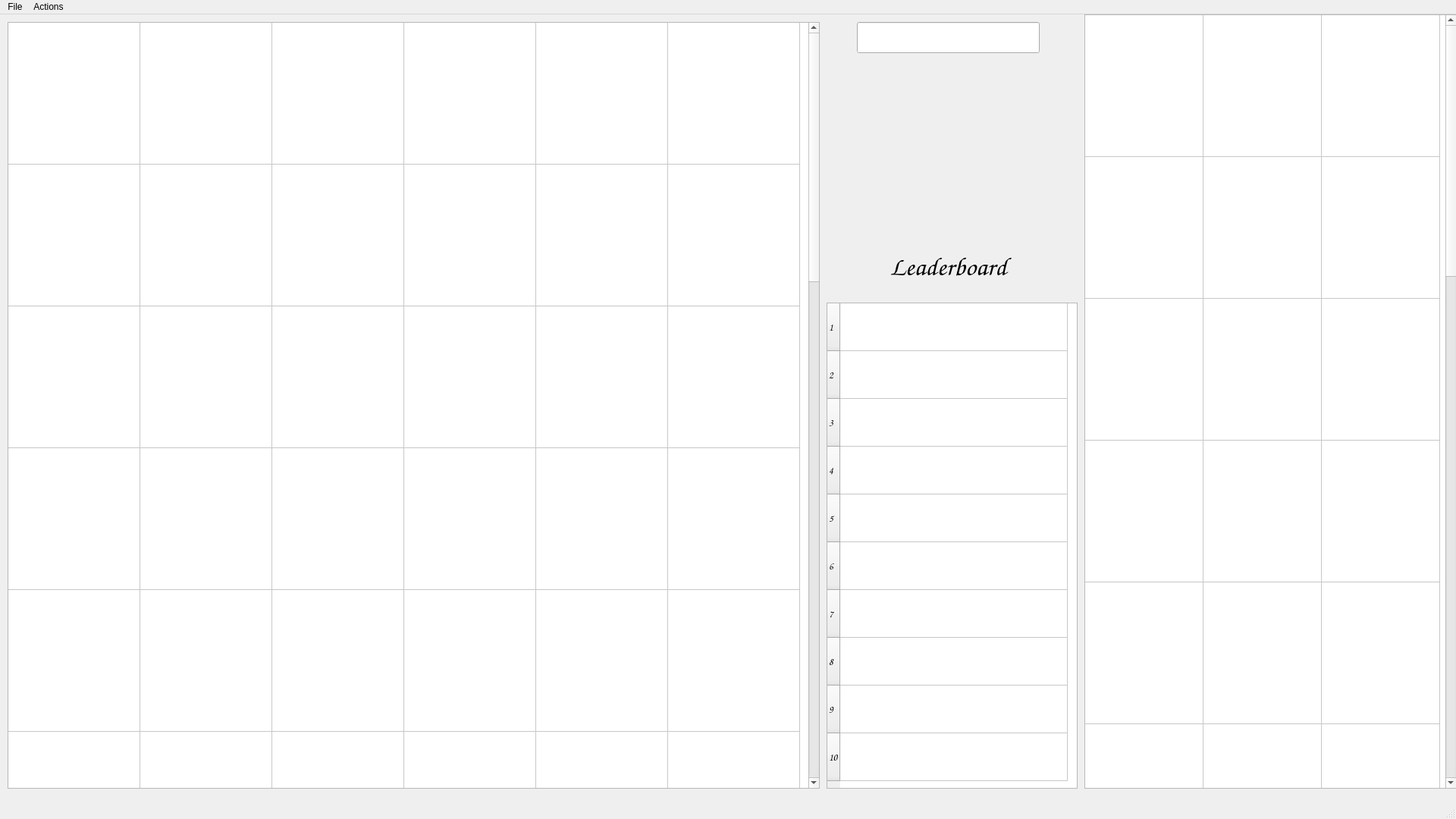
<?xml version="1.0" encoding="UTF-8"?>
<ui version="4.0">
 <class>mainWindow</class>
 <widget class="QMainWindow" name="mainWindow">
  <property name="geometry">
   <rect>
    <x>0</x>
    <y>0</y>
    <width>1920</width>
    <height>1080</height>
   </rect>
  </property>
  <property name="windowTitle">
   <string>MainWindow</string>
  </property>
  <property name="windowIcon">
   <iconset>
    <normaloff>G:/Private/Pictures/Pearadox Logo.PNG</normaloff>G:/Private/Pictures/Pearadox Logo.PNG</iconset>
  </property>
  <widget class="QWidget" name="centralwidget">
   <widget class="QTableWidget" name="studentTable">
    <property name="geometry">
     <rect>
      <x>10</x>
      <y>10</y>
      <width>1071</width>
      <height>1011</height>
     </rect>
    </property>
    <property name="focusPolicy">
     <enum>Qt::NoFocus</enum>
    </property>
    <property name="rowCount">
     <number>15</number>
    </property>
    <property name="columnCount">
     <number>6</number>
    </property>
    <attribute name="horizontalHeaderVisible">
     <bool>false</bool>
    </attribute>
    <attribute name="horizontalHeaderDefaultSectionSize">
     <number>174</number>
    </attribute>
    <attribute name="horizontalHeaderHighlightSections">
     <bool>false</bool>
    </attribute>
    <attribute name="horizontalHeaderMinimumSectionSize">
     <number>39</number>
    </attribute>
    <attribute name="verticalHeaderVisible">
     <bool>false</bool>
    </attribute>
    <attribute name="verticalHeaderDefaultSectionSize">
     <number>187</number>
    </attribute>
    <attribute name="verticalHeaderHighlightSections">
     <bool>false</bool>
    </attribute>
    <row/>
    <row/>
    <row/>
    <row/>
    <row/>
    <row/>
    <row/>
    <row/>
    <row/>
    <row/>
    <row/>
    <row/>
    <row/>
    <row/>
    <row/>
    <column/>
    <column/>
    <column/>
    <column/>
    <column/>
    <column/>
   </widget>
   <widget class="QLineEdit" name="numberEntry">
    <property name="geometry">
     <rect>
      <x>1130</x>
      <y>10</y>
      <width>241</width>
      <height>41</height>
     </rect>
    </property>
   </widget>
   <widget class="QTableWidget" name="mentorTable">
    <property name="geometry">
     <rect>
      <x>1430</x>
      <y>0</y>
      <width>491</width>
      <height>1021</height>
     </rect>
    </property>
    <property name="focusPolicy">
     <enum>Qt::NoFocus</enum>
    </property>
    <property name="rowCount">
     <number>15</number>
    </property>
    <property name="columnCount">
     <number>3</number>
    </property>
    <attribute name="horizontalHeaderVisible">
     <bool>false</bool>
    </attribute>
    <attribute name="horizontalHeaderDefaultSectionSize">
     <number>156</number>
    </attribute>
    <attribute name="horizontalHeaderHighlightSections">
     <bool>false</bool>
    </attribute>
    <attribute name="verticalHeaderVisible">
     <bool>false</bool>
    </attribute>
    <attribute name="verticalHeaderDefaultSectionSize">
     <number>187</number>
    </attribute>
    <attribute name="verticalHeaderHighlightSections">
     <bool>false</bool>
    </attribute>
    <row/>
    <row/>
    <row/>
    <row/>
    <row/>
    <row/>
    <row/>
    <row/>
    <row/>
    <row/>
    <row/>
    <row/>
    <row/>
    <row/>
    <row/>
    <column/>
    <column/>
    <column/>
   </widget>
   <widget class="QLabel" name="leaderboardLabel">
    <property name="geometry">
     <rect>
      <x>1080</x>
      <y>310</y>
      <width>341</width>
      <height>61</height>
     </rect>
    </property>
    <property name="font">
     <font>
      <family>Comic Sans MS</family>
      <pointsize>26</pointsize>
     </font>
    </property>
    <property name="text">
     <string>Leaderboard</string>
    </property>
    <property name="alignment">
     <set>Qt::AlignHCenter|Qt::AlignTop</set>
    </property>
   </widget>
   <widget class="QTableWidget" name="leaderboardTable">
    <property name="geometry">
     <rect>
      <x>1090</x>
      <y>380</y>
      <width>331</width>
      <height>641</height>
     </rect>
    </property>
    <property name="font">
     <font>
      <family>Comic Sans MS</family>
      <pointsize>10</pointsize>
     </font>
    </property>
    <property name="rowCount">
     <number>10</number>
    </property>
    <property name="columnCount">
     <number>1</number>
    </property>
    <attribute name="horizontalHeaderVisible">
     <bool>false</bool>
    </attribute>
    <attribute name="horizontalHeaderDefaultSectionSize">
     <number>300</number>
    </attribute>
    <attribute name="verticalHeaderVisible">
     <bool>true</bool>
    </attribute>
    <attribute name="verticalHeaderDefaultSectionSize">
     <number>63</number>
    </attribute>
    <attribute name="verticalHeaderShowSortIndicator" stdset="0">
     <bool>false</bool>
    </attribute>
    <row/>
    <row/>
    <row/>
    <row/>
    <row/>
    <row/>
    <row/>
    <row/>
    <row/>
    <row/>
    <column/>
   </widget>
  </widget>
  <widget class="QMenuBar" name="menubar">
   <property name="geometry">
    <rect>
     <x>0</x>
     <y>0</y>
     <width>1920</width>
     <height>26</height>
    </rect>
   </property>
   <widget class="QMenu" name="menuFile">
    <property name="title">
     <string>File</string>
    </property>
   </widget>
   <widget class="QMenu" name="menuActions">
    <property name="title">
     <string>Actions</string>
    </property>
    <addaction name="actionClear_All"/>
    <addaction name="actionSign_Out_All"/>
   </widget>
   <addaction name="menuFile"/>
   <addaction name="menuActions"/>
  </widget>
  <widget class="QStatusBar" name="statusbar"/>
  <action name="actionClear_All">
   <property name="text">
    <string>Clear All</string>
   </property>
  </action>
  <action name="actionSign_Out_All">
   <property name="text">
    <string>Sign Out All</string>
   </property>
  </action>
 </widget>
 <resources/>
 <connections/>
</ui>
